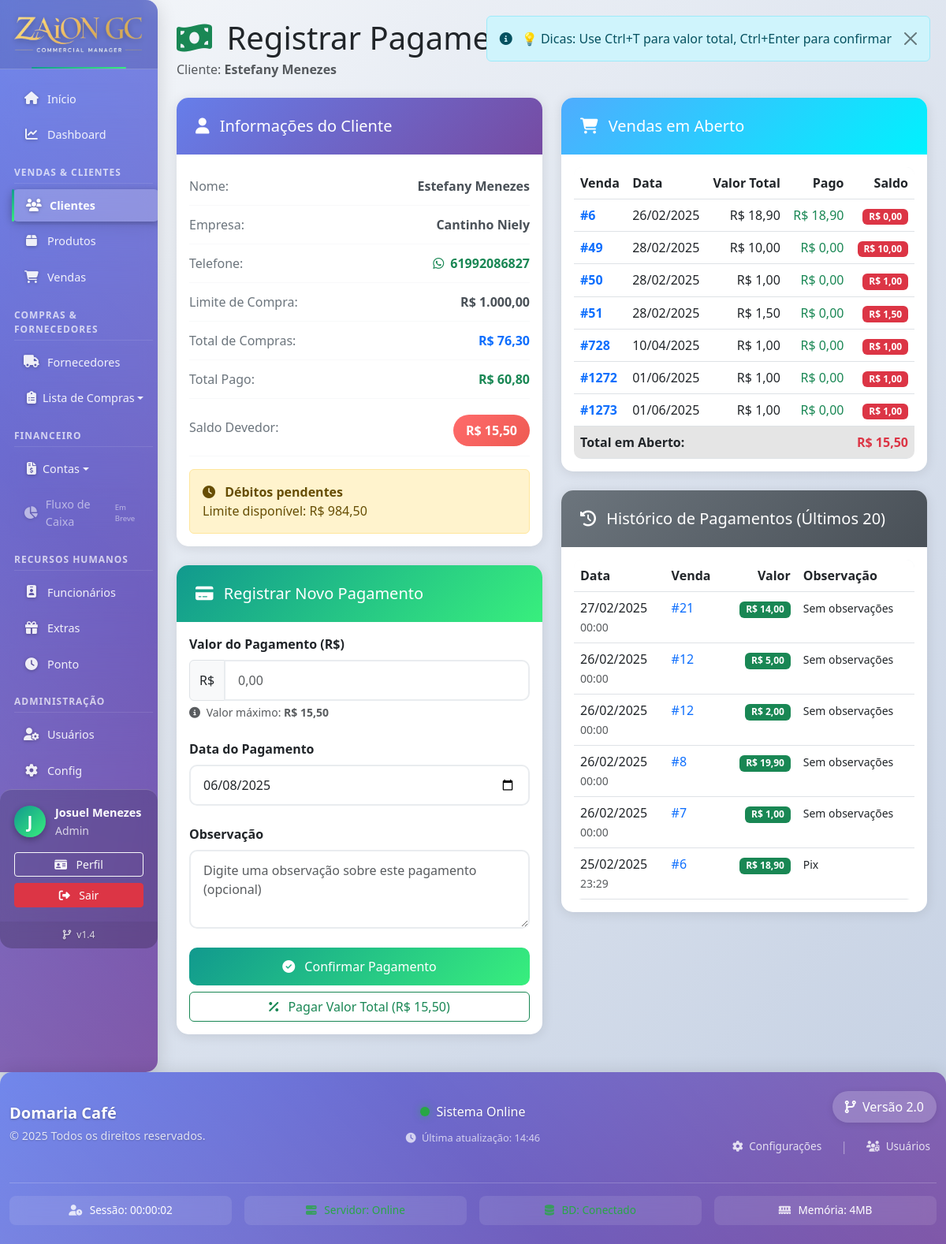
Page /clientes/registrar_pagamento.php?id=2 (signed in) on the committed database.
### tables this page shows
CREATE TABLE `clientes` (
  `id` int NOT NULL,
  `nome` varchar(100) NOT NULL,
  `telefone` varchar(20) NOT NULL,
  `empresa` varchar(100) NOT NULL,
  `limite_compra` decimal(10,2) NOT NULL,
  `data_cadastro` timestamp NOT NULL DEFAULT CURRENT_TIMESTAMP
);

CREATE TABLE `vendas` (
  `id` int NOT NULL,
  `cliente_id` int NOT NULL,
  `data_venda` timestamp NOT NULL DEFAULT CURRENT_TIMESTAMP,
  `status` enum('aberto','pago','cancelado') DEFAULT 'aberto'
);

CREATE TABLE `pagamentos` (
  `id` int NOT NULL,
  `venda_id` int NOT NULL,
  `valor` decimal(10,2) NOT NULL,
  `data_pagamento` datetime NOT NULL DEFAULT CURRENT_TIMESTAMP,
  `observacao` text
);

### clientes/registrar_pagamento.php (the view, shortened to what this page needs)
<?php
require_once '../config/database.php';
$cliente_id = intval($_GET['id']);
$sql_cliente = "SELECT * FROM clientes WHERE id = $cliente_id";
$result_cliente = $conn->query($sql_cliente);
$cliente = $result_cliente->fetch_assoc();
$sql_saldo = "SELECT
              ROUND(COALESCE(SUM(iv.quantidade * iv.valor_unitario), 0), 2) as total_compras,
              ROUND(COALESCE((SELECT SUM(p.valor) FROM pagamentos p
                        JOIN vendas v2 ON p.venda_id = v2.id
                        WHERE v2.cliente_id = $cliente_id), 0), 2) as total_pago
              FROM vendas v
              LEFT JOIN itens_venda iv ON v.id = iv.venda_id
              WHERE v.cliente_id = $cliente_id";
$result_saldo = $conn->query($sql_saldo);
$saldo_info = $result_saldo->fetch_assoc();
$total_compras = $saldo_info['total_compras'];
$total_pago = $saldo_info['total_pago'];
$saldo_devedor = round($total_compras - $total_pago, 2);
$sql_vendas = "SELECT v.id, v.data_venda,
               ROUND(COALESCE(SUM(iv.quantidade * iv.valor_unitario), 0), 2) as valor_total,
               ROUND(COALESCE((SELECT SUM(p.valor) FROM pagamentos p WHERE p.venda_id = v.id), 0), 2) as valor_pago
               FROM vendas v
               LEFT JOIN itens_venda iv ON v.id = iv.venda_id
               WHERE v.cliente_id = $cliente_id AND v.status = 'aberto'
               GROUP BY v.id
               ORDER BY v.data_venda ASC";
$sql_historico = "SELECT p.id, p.venda_id, ROUND(p.valor, 2) as valor, p.data_pagamento, p.observacao
                 FROM pagamentos p
                 JOIN vendas v ON p.venda_id = v.id
                 WHERE v.cliente_id = $cliente_id
                 ORDER BY p.data_pagamento DESC, p.id DESC
                 LIMIT 20";
$result_historico = $conn->query($sql_historico);
include '../includes/header.php';
?>
<div class="d-flex justify-content-between align-items-center mb-4 slide-in">
    <div>
        <h1 class="mb-1">
            <i class="fas fa-money-bill-wave text-success me-2"></i>
            Registrar Pagamento
        </h1>
        <p class="text-muted mb-0">Cliente: <strong><?php echo htmlspecialchars($cliente['nome']); ?></strong></p>
    </div>
    <div class="d-flex gap-2">
        <a href="detalhes.php?id=<?php echo $cliente_id; ?>" class="btn btn-outline-secondary btn-modern">
        </a>
        <a href="listar.php" class="btn btn-outline-primary btn-modern">
        </a>
    </div>
</div>
<div class="row">
    <div class="col-lg-6 mb-4">
        <div class="card card-modern slide-in" style="animation-delay: 0.1s;">
            <div class="card-header card-header-gradient">
                <h5 class="mb-0">
                    <i class="fas fa-user me-2"></i>
                    Informações do Cliente
                </h5>
            </div>
            <div class="card-body">
                <div class="info-item">
                    <span class="info-label">Nome:</span>
                    <span class="info-value"><?php echo htmlspecialchars($cliente['nome']); ?></span>
                </div>
                <?php if (!empty($cliente['empresa'])): ?>
                <div class="info-item">
                    <span class="info-label">Empresa:</span>
                    <span class="info-value"><?php echo htmlspecialchars($cliente['empresa']); ?></span>
                </div>
                <?php endif; ?>
                <?php if (!empty($cliente['telefone'])): ?>
                <div class="info-item">
                    <span class="info-label">Telefone:</span>
                    <span class="info-value">
                        <a href="https://wa.me/<?php echo preg_replace('/[^0-9]/', '', $cliente['telefone']); ?>"
                           target="_blank" class="text-success text-decoration-none">
                            <i class="fab fa-whatsapp me-1"></i>
                            <?php echo htmlspecialchars($cliente['telefone']); ?>
                        </a>
                    </span>
                </div>
                <?php endif; ?>
                <div class="info-item">
                    <span class="info-label">Limite de Compra:</span>
                    <span class="info-value">R$ <?php echo number_format($cliente['limite_compra'], 2, ',', '.'); ?></span>
                </div>
                <div class="info-item">
                    <span class="info-label">Total de Compras:</span>
                    <span class="info-value text-primary">R$ <?php echo number_format($total_compras, 2, ',', '.'); ?></span>
                </div>
                <div class="info-item">
                    <span class="info-label">Total Pago:</span>
                    <span class="info-value text-success">R$ <?php echo number_format($total_pago, 2, ',', '.'); ?></span>
                </div>
                <div class="info-item">
                    <span class="info-label">Saldo Devedor:</span>
                    <span class="saldo-indicator <?php echo $saldo_devedor > 0 ? 'saldo-negativo' : 'saldo-positivo'; ?>">
                        R$ <?php echo number_format($saldo_devedor, 2, ',', '.'); ?>
                    </span>
                </div>
                <div class="mt-3">
                    <?php if ($saldo_devedor <= 0): ?>
                        <div class="alert alert-success mb-0">
                            <i class="fas fa-check-circle me-2"></i>
                            <strong>Cliente em dia!</strong><br>
                            Não possui débitos pendentes.
                        </div>
                    <?php else: ?>
                        <div class="alert alert-warning mb-0">
                            <i class="fas fa-clock me-2"></i>
                            <strong>Débitos pendentes</strong><br>
                            Limite disponível: R$ <?php echo number_format($cliente['limite_compra'] - $saldo_devedor, 2, ',', '.'); ?>
                        </div>
                    <?php endif; ?>
                </div>
            </div>
        </div>
        <?php if ($saldo_devedor > 0): ?>
            <div class="card card-modern slide-in mt-4" style="animation-delay: 0.2s;">
                <div class="card-header card-header-gradient success">
                    <h5 class="mb-0">
                        <i class="fas fa-credit-card me-2"></i>
                        Registrar Novo Pagamento
                    </h5>
                </div>
                <div class="card-body">
                    <form method="post" action="registrar_pagamento.php?id=<?php echo $cliente_id; ?>" id="formPagamento">
                        <div class="mb-4">
                            <label for="valor" class="form-label fw-bold">Valor do Pagamento (R$)</label>
                            <div class="input-group">
                                <span class="input-group-text">R$</span>
                                <input type="text" class="form-control form-control-modern" id="valor" name="valor" required
                                       placeholder="0,00" autocomplete="off">
                            </div>
                            <div class="form-text">
                                <i class="fas fa-info-circle me-1"></i>
                                Valor máximo: <strong>R$ <?php echo number_format($saldo_devedor, 2, ',', '.'); ?></strong>
                            </div>
                        </div>
                        <div class="mb-4">
                            <label for="data_pagamento" class="form-label fw-bold">Data do Pagamento</label>
                            <input type="date" class="form-control form-control-modern" id="data_pagamento" name="data_pagamento"
                                   value="<?php echo date('Y-m-d'); ?>" required>
                        </div>
                        <div class="mb-4">
                            <label for="observacao" class="form-label fw-bold">Observação</label>
                            <textarea class="form-control form-control-modern" id="observacao" name="observacao" rows="3"
                                      placeholder="Digite uma observação sobre este pagamento (opcional)"></textarea>
                        </div>
                        <div class="d-grid gap-2">
                            <button type="submit" class="btn btn-success-modern btn-modern" id="btnConfirmar">
                                <i class="fas fa-check-circle me-2"></i> Confirmar Pagamento
                            </button>
                            <button type="button" class="btn btn-outline-success" onclick="preencherValorTotal()">
                                <i class="fas fa-percentage me-2"></i> Pagar Valor Total (R$ <?php echo number_format($saldo_devedor, 2, ',', '.'); ?>)
                            </button>
                        </div>
                    </form>
                </div>
            </div>
        <?php endif; ?>
    </div>
    <div class="col-lg-6 mb-4">
        <div class="card card-modern slide-in" style="animation-delay: 0.3s;">
            <div class="card-header card-header-gradient info">
                <h5 class="mb-0">
                    <i class="fas fa-shopping-cart me-2"></i>
                    Vendas em Aberto
                </h5>
            </div>
            <div class="card-body">
                <?php
                $result_vendas = $conn->query($sql_vendas);
                if ($result_vendas && $result_vendas->num_rows > 0):
                ?>
                    <div class="table-responsive">
                        <table class="table table-hover table-modern mb-0">
                            <thead>
                                <tr>
                                    <th>Venda</th>
                                    <th>Data</th>
                                    <th class="text-end">Valor Total</th>
                                    <th class="text-end">Pago</th>
                                    <th class="text-end">Saldo</th>
                                </tr>
                            </thead>
                            <tbody>
                                <?php
                                $total_saldo_vendas = 0;
                                while ($venda = $result_vendas->fetch_assoc()):
                                    $saldo_venda = round($venda['valor_total'] - $venda['valor_pago'], 2);
                                    $total_saldo_vendas += $saldo_venda;
                                ?>
                                    <tr>
                                        <td>
                                            <a href="../vendas/detalhes.php?id=<?php echo $venda['id']; ?>"
                                               class="text-decoration-none fw-bold">
                                                #<?php echo $venda['id']; ?>
                                            </a>
                                        </td>
                                        <td><?php echo date('d/m/Y', strtotime($venda['data_venda'])); ?></td>
                                        <td class="text-end">R$ <?php echo number_format($venda['valor_total'], 2, ',', '.'); ?></td>
                                        <td class="text-end text-success">R$ <?php echo number_format($venda['valor_pago'], 2, ',', '.'); ?></td>
                                        <td class="text-end">
                                            <span class="badge bg-danger">R$ <?php echo number_format($saldo_venda, 2, ',', '.'); ?></span>
                                        </td>
                                    </tr>
                                <?php endwhile; ?>
                            </tbody>
                            <tfoot>
                                <tr class="table-active">
                                    <td colspan="4" class="fw-bold">Total em Aberto:</td>
                                    <td class="text-end fw-bold text-danger">
                                        R$ <?php echo number_format($total_saldo_vendas, 2, ',', '.'); ?>
                                    </td>
                                </tr>
                            </tfoot>
                        </table>
                    </div>
                <?php endif; ?>
            </div>
        </div>
        <div class="card card-modern slide-in mt-4" style="animation-delay: 0.4s;">
            <div class="card-header card-header-gradient secondary">
                <h5 class="mb-0">
                    <i class="fas fa-history me-2"></i>
                    Histórico de Pagamentos (Últimos 20)
                </h5>
            </div>
            <div class="card-body">
                <?php if ($result_historico && $result_historico->num_rows > 0): ?>
                    <div class="table-responsive">
                        <table class="table table-hover table-modern mb-0">
                            <thead>
                                <tr>
                                    <th>Data</th>
                                    <th>Venda</th>
                                    <th class="text-end">Valor</th>
                                    <th>Observação</th>
                                </tr>
                            </thead>
                            <tbody>
                                <?php while ($pagamento = $result_historico->fetch_assoc()): ?>
                                    <tr>
                                        <td>
                                            <?php echo date('d/m/Y', strtotime($pagamento['data_pagamento'])); ?>
                                            <br><small class="text-muted"><?php echo date('H:i', strtotime($pagamento['data_pagamento'])); ?></small>
                                        </td>
                                        <td>
                                            <a href="../vendas/detalhes.php?id=<?php echo $pagamento['venda_id']; ?>"
                                               class="text-decoration-none">
                                                #<?php echo $pagamento['venda_id']; ?>
                                            </a>
                                        </td>
                                        <td class="text-end">
                                            <span class="badge bg-success">R$ <?php echo number_format($pagamento['valor'], 2, ',', '.'); ?></span>
                                        </td>
                                        <td>
                                            <small><?php echo htmlspecialchars($pagamento['observacao'] ?: 'Sem observações'); ?></small>
                                        </td>
                                    </tr>
                                <?php endwhile; ?>
                            </tbody>
                        </table>
                    </div>
                <?php endif; ?>
            </div>
        </div>
    </div>
</div>
<?php include '../includes/footer.php'; ?>

### rows in the picture
clientes: nome "Estefany Menezes", empresa "Cantinho Niely", telefone "61992086827", limite_compra "1.000,00"
vendas: id "6", data_venda "26/02/2025", valor_total "18,90", valor_pago "18,90", saldo_venda "0,00"
vendas: id "49", data_venda "28/02/2025", valor_total "10,00", valor_pago "0,00", saldo_venda "10,00"
vendas: id "50", data_venda "28/02/2025", valor_total "1,00", valor_pago "0,00", saldo_venda "1,00"
vendas: id "51", data_venda "28/02/2025", valor_total "1,50", valor_pago "0,00", saldo_venda "1,50"
vendas: id "728", data_venda "10/04/2025", valor_total "1,00", valor_pago "0,00", saldo_venda "1,00"
vendas: id "1272", data_venda "01/06/2025", valor_total "1,00", valor_pago "0,00", saldo_venda "1,00"
vendas: id "1273", data_venda "01/06/2025", valor_total "1,00", valor_pago "0,00", saldo_venda "1,00"
pagamentos: data_pagamento "27/02/2025", data_pagamento "00:00", venda "21", valor "14,00", observacao "Sem observações"
pagamentos: data_pagamento "26/02/2025", data_pagamento "00:00", venda "12", valor "5,00", observacao "Sem observações"
pagamentos: data_pagamento "26/02/2025", data_pagamento "00:00", venda "12", valor "2,00", observacao "Sem observações"
pagamentos: data_pagamento "26/02/2025", data_pagamento "00:00", venda "8", valor "19,90", observacao "Sem observações"
pagamentos: data_pagamento "26/02/2025", data_pagamento "00:00", venda "7", valor "1,00", observacao "Sem observações"
pagamentos: data_pagamento "25/02/2025", data_pagamento "23:29", venda "6", valor "18,90", observacao "Pix"

### other values in the picture
substr($_SESSION['usuario_nome'] ?? 'U', 0, 1) "J"
$_SESSION['usuario_nome'] "Josuel Menezes"
$_SESSION['nivel_acesso'] "Admin"
$versao_sistema "1.4"
$total_compras "76,30"
$total_pago "60,80"
$saldo_devedor "15,50"
$cliente['limite_compra'] - $saldo_devedor "984,50"
$total_saldo_vendas "15,50"
$empresa_nome "Domaria Café"
$versao_sistema "2.0"
memory_get_usage(true) / 1024 / 1024 "4"
